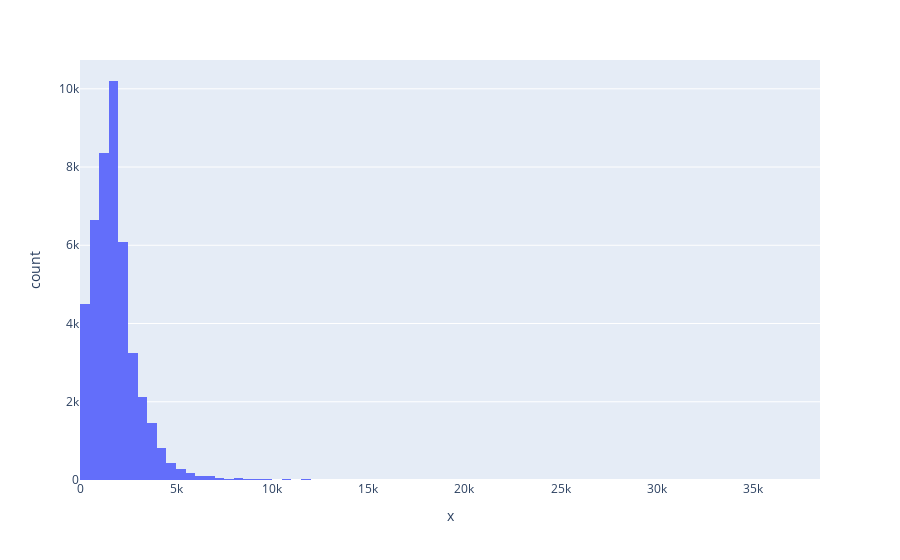

The notebook cell this image was saved under:
### Code cell
fig = px.histogram(x = [len(i) for i in data['text']], nbins = 150)
fig.show()

### Figure 1 — Plotly figure (JSON) as saved in the notebook; plotly's stock layout.template omitted (floating-point values rounded to 4 significant figures; data arrays with more than 128 entries replaced by an {"elided": "..."} marker saying what was removed)
{"data": [{"alignmentgroup": "True", "bingroup": "x", "hovertemplate": "x=%{x}<br>count=%{y}<extra></extra>", "legendgroup": "", "marker": {"color": "#636efa", "pattern": {"shape": ""}}, "name": "", "nbinsx": 150, "offsetgroup": "", "orientation": "v", "showlegend": false, "type": "histogram", "x": {"elided": "44898 int values"}, "xaxis": "x", "yaxis": "y"}], "layout": {"barmode": "relative", "legend": {"tracegroupgap": 0}, "margin": {"t": 60}, "xaxis": {"anchor": "y", "domain": [0, 1], "title": {"text": "x"}}, "yaxis": {"anchor": "x", "domain": [0, 1], "title": {"text": "count"}}}}
